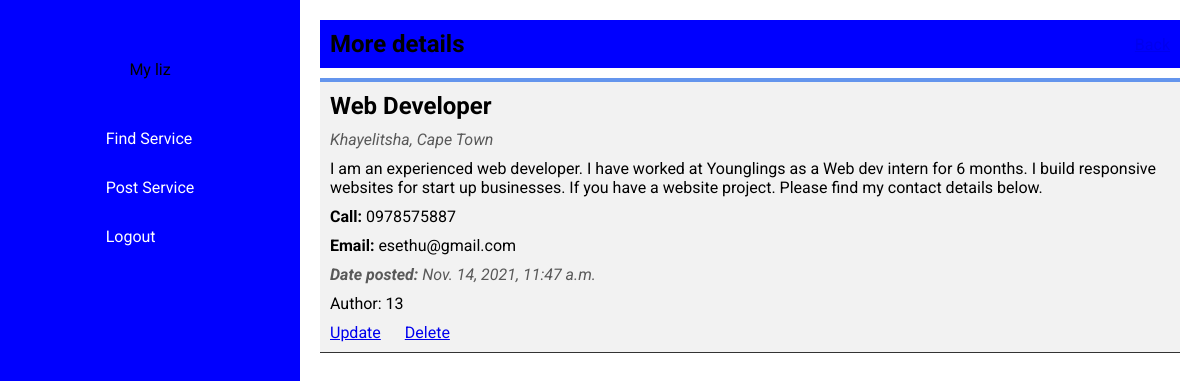
/view_service/18 (signed in), run on the app's committed database.
### main/models.py (models this page shows, shortened)
class Service(models.Model):
    service_name = models.CharField(max_length=200)
    location = models.CharField(max_length=150)
    experience = models.CharField(max_length=400)
    phone = models.CharField(max_length=50)
    email = models.EmailField(max_length=50)
    datecreated = models.DateTimeField(default=datetime.now, blank=True)
    author = models.ForeignKey(User, on_delete=models.CASCADE)

### main/views.py (the view)
# urls.py: path('view_service/<str:pk>', views.view_service, name='view_service'),
@login_required(login_url='login')
def view_service(request, pk):
    services = Service.objects.get(id=pk)
    return render(request, 'view_service.html', {'services': services})

### templates/view_service.html (shortened to what this page needs)
{% extends 'base.html' %}
{% load static %}
{% block links %}
<link rel="stylesheet" href="{% static 'main/css/view-service.css' %}">
{% endblock links %}
{% block content %}
    <div class="view-service-container">
        <div class="view-service-title">
            <h1>More details</h1>
            <a href="/">Back</a>
        </div>
        <div class="view-service">
            <h1 id="view-service-content">{{ services.service_name }}</h1>
            <address id="view-service-content">{{ services.location }}</address>
            <p id="view-service-content">{{ services.experience }}</p>
            <p id="view-service-content"><strong>Call:</strong> {{ services.phone }}</p>
            <p id="view-service-content"><strong>Email:</strong> {{ services.email }}</p>
            <address id="view-service-content"><strong>Date posted: </strong>{{ services.datecreated }}</address>
            <p id="view-service-content">Author: {{ services.author.id }}</p>
            {% if user.is_authenticated and services.author.id == user.id %}
            <div class="view-service-btns">
                <a id="view-service-content" href="/update/{{ services.id }}">Update</a>
                <a id="view-service-content" href="/delete/{{ services.id }}">Delete</a>
            </div>
            {% endif %}
        </div>
    </div>
{% endblock content %}

### static/main/css/style.css (style rules this page uses)
* { margin: 0px; padding: 0px; font-family: 'Roboto', sans-serif; }
body { display: flex; flex-direction: row; background-color: #fff; }

### static/main/css/view-service.css (style rules this page uses)
.view-service-container { margin: 20px; height: 100vh; }
.view-service-container .view-service-title { display: flex; flex-direction: row; align-items: center; justify-content: space-between; background-color: blue; margin: 10px 0px 10px 0px; padding: 10px; }
.view-service-container .view-service { border-bottom: 1px solid rgb(51, 51, 51); background-color: rgb(242, 242, 242); border-top: 4px solid cornflowerblue; }
#view-service-content { margin: 10px ; }
.view-service-btns { margin-bottom: 10px ; }
.view-service address, small { color: rgb(89, 89, 89); }

### data on the page
Service: service_name "Web Developer", location "Khayelitsha, Cape Town", experience "I am an experienced web developer. I have worked at Younglings as a Web dev intern for 6 months. I build responsive websites for start up businesses. If you have a website project. Please find my contact details below.", phone "0978575887", email "esethu@gmail.com", datecreated "Nov. 14, 2021, 11:47 a.m.", author.id "13"
